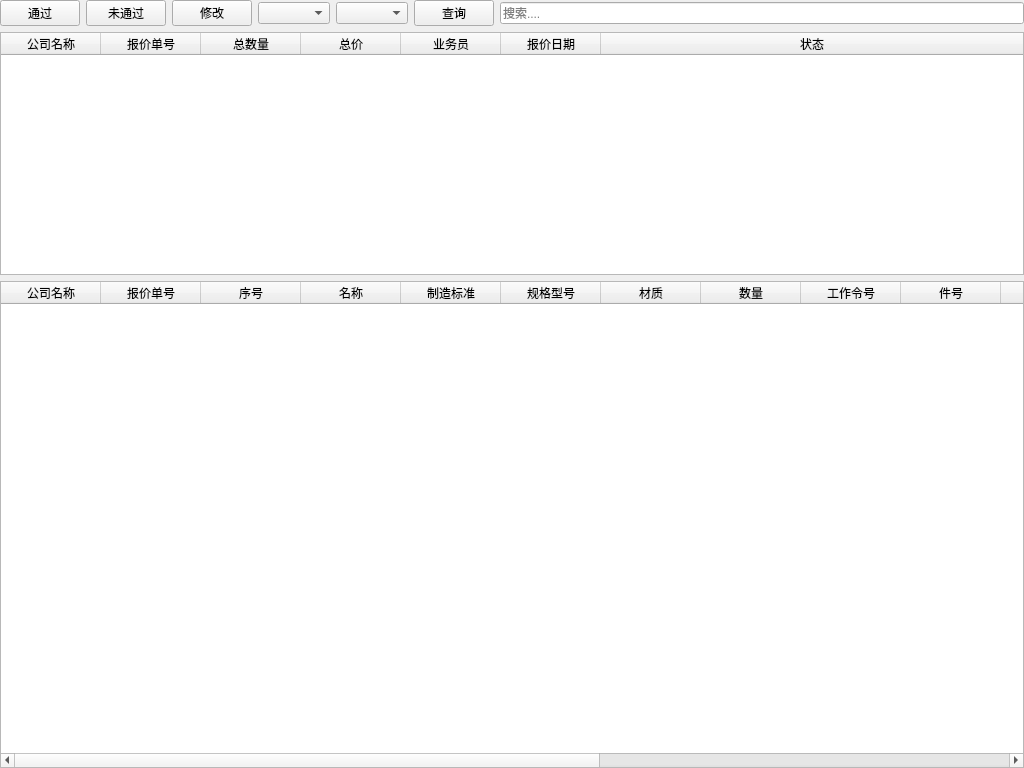
<?xml version="1.0" encoding="UTF-8"?>
<ui version="4.0">
 <class>Quote_check</class>
 <widget class="QWidget" name="Quote_check">
  <property name="geometry">
   <rect>
    <x>0</x>
    <y>0</y>
    <width>1024</width>
    <height>768</height>
   </rect>
  </property>
  <property name="windowTitle">
   <string>报价审核</string>
  </property>
  <property name="toolTip">
   <string/>
  </property>
  <layout class="QVBoxLayout" name="verticalLayout" stretch="0,1,2">
   <property name="leftMargin">
    <number>0</number>
   </property>
   <property name="topMargin">
    <number>0</number>
   </property>
   <property name="rightMargin">
    <number>0</number>
   </property>
   <property name="bottomMargin">
    <number>0</number>
   </property>
   <item>
    <layout class="QHBoxLayout" name="horizontalLayout">
     <item>
      <widget class="QPushButton" name="Button_pass">
       <property name="toolTip">
        <string>审核通过</string>
       </property>
       <property name="text">
        <string>通过</string>
       </property>
       <property name="icon">
        <iconset resource="../erp.qrc">
         <normaloff>:/png/images/Accept.png</normaloff>:/png/images/Accept.png</iconset>
       </property>
      </widget>
     </item>
     <item>
      <widget class="QPushButton" name="Button_nopass">
       <property name="toolTip">
        <string>审核未通过</string>
       </property>
       <property name="text">
        <string>未通过</string>
       </property>
       <property name="icon">
        <iconset resource="../erp.qrc">
         <normaloff>:/png/images/stop_32px.ico</normaloff>:/png/images/stop_32px.ico</iconset>
       </property>
      </widget>
     </item>
     <item>
      <widget class="QPushButton" name="Button_edit">
       <property name="toolTip">
        <string>修改报价</string>
       </property>
       <property name="text">
        <string>修改</string>
       </property>
       <property name="icon">
        <iconset resource="../erp.qrc">
         <normaloff>:/png/images/modify_24px.png</normaloff>:/png/images/modify_24px.png</iconset>
       </property>
      </widget>
     </item>
     <item>
      <widget class="QComboBox" name="Box_group">
       <property name="toolTip">
        <string>分组</string>
       </property>
      </widget>
     </item>
     <item>
      <widget class="QComboBox" name="Box_filter">
       <property name="toolTip">
        <string>审核结果</string>
       </property>
       <property name="currentText">
        <string/>
       </property>
      </widget>
     </item>
     <item>
      <widget class="QPushButton" name="Button_query">
       <property name="text">
        <string>查询</string>
       </property>
       <property name="icon">
        <iconset resource="../erp.qrc">
         <normaloff>:/png/images/file_manager.png</normaloff>:/png/images/file_manager.png</iconset>
       </property>
      </widget>
     </item>
     <item>
      <widget class="QLineEdit" name="Line_search">
       <property name="toolTip">
        <string>搜索</string>
       </property>
       <property name="text">
        <string/>
       </property>
       <property name="placeholderText">
        <string>搜索....</string>
       </property>
       <property name="clearButtonEnabled">
        <bool>true</bool>
       </property>
      </widget>
     </item>
    </layout>
   </item>
   <item>
    <widget class="QTableWidget" name="Quote_list">
     <property name="sizePolicy">
      <sizepolicy hsizetype="Preferred" vsizetype="Preferred">
       <horstretch>0</horstretch>
       <verstretch>0</verstretch>
      </sizepolicy>
     </property>
     <property name="toolTip">
      <string>报价清单</string>
     </property>
     <attribute name="horizontalHeaderStretchLastSection">
      <bool>true</bool>
     </attribute>
     <attribute name="verticalHeaderStretchLastSection">
      <bool>false</bool>
     </attribute>
     <column>
      <property name="text">
       <string>公司名称</string>
      </property>
     </column>
     <column>
      <property name="text">
       <string>报价单号</string>
      </property>
     </column>
     <column>
      <property name="text">
       <string>总数量</string>
      </property>
     </column>
     <column>
      <property name="text">
       <string>总价</string>
      </property>
     </column>
     <column>
      <property name="text">
       <string>业务员</string>
      </property>
     </column>
     <column>
      <property name="text">
       <string>报价日期</string>
      </property>
     </column>
     <column>
      <property name="text">
       <string>状态</string>
      </property>
     </column>
    </widget>
   </item>
   <item>
    <widget class="QTableWidget" name="Quote_detail">
     <property name="sizePolicy">
      <sizepolicy hsizetype="Preferred" vsizetype="Preferred">
       <horstretch>0</horstretch>
       <verstretch>0</verstretch>
      </sizepolicy>
     </property>
     <property name="toolTip">
      <string>报价明细</string>
     </property>
     <column>
      <property name="text">
       <string>公司名称</string>
      </property>
     </column>
     <column>
      <property name="text">
       <string>报价单号</string>
      </property>
     </column>
     <column>
      <property name="text">
       <string>序号</string>
      </property>
     </column>
     <column>
      <property name="text">
       <string>名称</string>
      </property>
     </column>
     <column>
      <property name="text">
       <string>制造标准</string>
      </property>
     </column>
     <column>
      <property name="text">
       <string>规格型号</string>
      </property>
     </column>
     <column>
      <property name="text">
       <string>材质</string>
      </property>
     </column>
     <column>
      <property name="text">
       <string>数量</string>
      </property>
     </column>
     <column>
      <property name="text">
       <string>工作令号</string>
      </property>
     </column>
     <column>
      <property name="text">
       <string>件号</string>
      </property>
     </column>
     <column>
      <property name="text">
       <string>单价</string>
      </property>
     </column>
     <column>
      <property name="text">
       <string>总价</string>
      </property>
     </column>
     <column>
      <property name="text">
       <string>单重</string>
      </property>
     </column>
     <column>
      <property name="text">
       <string>公斤价</string>
      </property>
     </column>
     <column>
      <property name="text">
       <string>加工费</string>
      </property>
     </column>
     <column>
      <property name="text">
       <string>其他费用</string>
      </property>
     </column>
     <column>
      <property name="text">
       <string>备注</string>
      </property>
     </column>
    </widget>
   </item>
  </layout>
 </widget>
 <resources>
  <include location="../erp.qrc"/>
 </resources>
 <connections/>
</ui>
